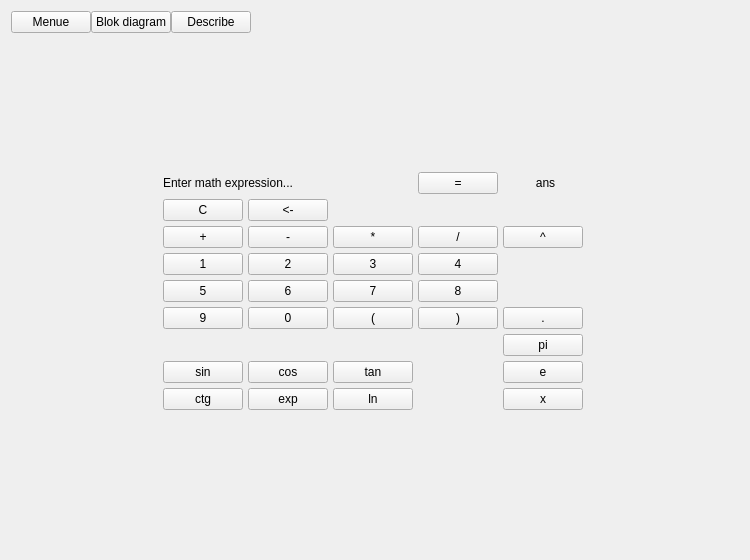
<?xml version="1.0" encoding="UTF-8"?>
<ui version="4.0">
 <class>Lab1Window</class>
 <widget class="QWidget" name="Lab1Window">
  <property name="geometry">
   <rect>
    <x>0</x>
    <y>0</y>
    <width>750</width>
    <height>560</height>
   </rect>
  </property>
  <property name="sizePolicy">
   <sizepolicy hsizetype="MinimumExpanding" vsizetype="MinimumExpanding">
    <horstretch>0</horstretch>
    <verstretch>0</verstretch>
   </sizepolicy>
  </property>
  <property name="windowTitle">
   <string>Lab 1</string>
  </property>
  <layout class="QGridLayout" name="gridLayout_2">
   <item row="0" column="0">
    <layout class="QGridLayout" name="GLRoot">
     <property name="spacing">
      <number>0</number>
     </property>
     <item row="1" column="0">
      <layout class="QGridLayout" name="GLBody">
       <property name="spacing">
        <number>0</number>
       </property>
       <item row="1" column="2">
        <spacer name="HSpacer_1">
         <property name="orientation">
          <enum>Qt::Horizontal</enum>
         </property>
         <property name="sizeHint" stdset="0">
          <size>
           <width>40</width>
           <height>20</height>
          </size>
         </property>
        </spacer>
       </item>
       <item row="1" column="0">
        <spacer name="HSpacer_2">
         <property name="orientation">
          <enum>Qt::Horizontal</enum>
         </property>
         <property name="sizeHint" stdset="0">
          <size>
           <width>40</width>
           <height>20</height>
          </size>
         </property>
        </spacer>
       </item>
       <item row="1" column="1">
        <layout class="QGridLayout" name="GLContent">
         <property name="spacing">
          <number>5</number>
         </property>
         <item row="11" column="1">
          <widget class="QPushButton" name="pBtnMathFunctionsCos">
           <property name="text">
            <string>cos</string>
           </property>
          </widget>
         </item>
         <item row="7" column="3">
          <widget class="QPushButton" name="pBtnNumberEight">
           <property name="text">
            <string>8</string>
           </property>
          </widget>
         </item>
         <item row="8" column="3">
          <widget class="QPushButton" name="pBtnManagerCloseBracket">
           <property name="text">
            <string>)</string>
           </property>
          </widget>
         </item>
         <item row="11" column="0">
          <widget class="QPushButton" name="pBtnMathFunctionsSin">
           <property name="text">
            <string>sin</string>
           </property>
          </widget>
         </item>
         <item row="8" column="2">
          <widget class="QPushButton" name="pBtnManagerOpenBracket">
           <property name="text">
            <string>(</string>
           </property>
          </widget>
         </item>
         <item row="8" column="0">
          <widget class="QPushButton" name="pBtnNumberNine">
           <property name="text">
            <string>9</string>
           </property>
          </widget>
         </item>
         <item row="6" column="1">
          <widget class="QPushButton" name="pBtnNumberTwo">
           <property name="text">
            <string>2</string>
           </property>
          </widget>
         </item>
         <item row="12" column="4">
          <widget class="QPushButton" name="pBtnVariableX">
           <property name="text">
            <string>x</string>
           </property>
          </widget>
         </item>
         <item row="5" column="1">
          <widget class="QPushButton" name="pBtnMathOperatorMinus">
           <property name="text">
            <string>-</string>
           </property>
          </widget>
         </item>
         <item row="10" column="4">
          <widget class="QPushButton" name="pBtnConstant_pi">
           <property name="text">
            <string>pi</string>
           </property>
          </widget>
         </item>
         <item row="12" column="1">
          <widget class="QPushButton" name="pBtnMathFunctionsExp">
           <property name="text">
            <string>exp</string>
           </property>
          </widget>
         </item>
         <item row="5" column="4">
          <widget class="QPushButton" name="pBtnMathOperatorPower">
           <property name="text">
            <string>^</string>
           </property>
          </widget>
         </item>
         <item row="7" column="1">
          <widget class="QPushButton" name="pBtnNumberSix">
           <property name="text">
            <string>6</string>
           </property>
          </widget>
         </item>
         <item row="8" column="4">
          <widget class="QPushButton" name="pBtnMathOperatorDecimalPoint">
           <property name="text">
            <string>.</string>
           </property>
          </widget>
         </item>
         <item row="5" column="0">
          <widget class="QPushButton" name="pBtnMathOperatorPlus">
           <property name="sizePolicy">
            <sizepolicy hsizetype="Minimum" vsizetype="Fixed">
             <horstretch>0</horstretch>
             <verstretch>0</verstretch>
            </sizepolicy>
           </property>
           <property name="text">
            <string>+</string>
           </property>
          </widget>
         </item>
         <item row="6" column="2">
          <widget class="QPushButton" name="pBtnNumberThree">
           <property name="text">
            <string>3</string>
           </property>
          </widget>
         </item>
         <item row="6" column="0">
          <widget class="QPushButton" name="pBtnNumberOne">
           <property name="text">
            <string>1</string>
           </property>
          </widget>
         </item>
         <item row="11" column="4">
          <widget class="QPushButton" name="pBtConstant_e">
           <property name="text">
            <string>e</string>
           </property>
          </widget>
         </item>
         <item row="7" column="0">
          <widget class="QPushButton" name="pBtnNumberFive">
           <property name="text">
            <string>5</string>
           </property>
          </widget>
         </item>
         <item row="12" column="2">
          <widget class="QPushButton" name="pBtnMathFunctionsLog">
           <property name="text">
            <string>ln</string>
           </property>
          </widget>
         </item>
         <item row="3" column="0">
          <widget class="QPushButton" name="pBtnManagerClear">
           <property name="text">
            <string>C</string>
           </property>
          </widget>
         </item>
         <item row="12" column="0">
          <widget class="QPushButton" name="pBtnMathFunctionsCtg">
           <property name="text">
            <string>ctg</string>
           </property>
          </widget>
         </item>
         <item row="8" column="1">
          <widget class="QPushButton" name="pBtnNumberZero">
           <property name="text">
            <string>0</string>
           </property>
          </widget>
         </item>
         <item row="7" column="2">
          <widget class="QPushButton" name="pBtnNumberSeven">
           <property name="text">
            <string>7</string>
           </property>
          </widget>
         </item>
         <item row="5" column="2">
          <widget class="QPushButton" name="pBtnMathOperatorMultiply">
           <property name="text">
            <string>*</string>
           </property>
          </widget>
         </item>
         <item row="11" column="2">
          <widget class="QPushButton" name="pBtnMathFunctionsTan">
           <property name="text">
            <string>tan</string>
           </property>
          </widget>
         </item>
         <item row="6" column="3">
          <widget class="QPushButton" name="pBtnNumberFour">
           <property name="text">
            <string>4</string>
           </property>
          </widget>
         </item>
         <item row="5" column="3">
          <widget class="QPushButton" name="pBtnMathOperatorDivide">
           <property name="text">
            <string>/</string>
           </property>
          </widget>
         </item>
         <item row="0" column="3" rowspan="3">
          <widget class="QPushButton" name="pBtnManagerCalculate">
           <property name="text">
            <string>=</string>
           </property>
          </widget>
         </item>
         <item row="0" column="0" rowspan="3" colspan="3">
          <widget class="QLabel" name="LInput">
           <property name="text">
            <string>Enter math expression...</string>
           </property>
           <property name="alignment">
            <set>Qt::AlignLeading|Qt::AlignLeft|Qt::AlignVCenter</set>
           </property>
          </widget>
         </item>
         <item row="0" column="4" rowspan="3" colspan="2">
          <widget class="QLabel" name="LOutput">
           <property name="text">
            <string>ans</string>
           </property>
           <property name="alignment">
            <set>Qt::AlignCenter</set>
           </property>
          </widget>
         </item>
         <item row="3" column="1">
          <widget class="QPushButton" name="pBtnManagerDeleteLast">
           <property name="text">
            <string>&lt;-</string>
           </property>
          </widget>
         </item>
        </layout>
       </item>
       <item row="2" column="1">
        <spacer name="VSpacer_2">
         <property name="orientation">
          <enum>Qt::Vertical</enum>
         </property>
         <property name="sizeHint" stdset="0">
          <size>
           <width>20</width>
           <height>40</height>
          </size>
         </property>
        </spacer>
       </item>
       <item row="0" column="1">
        <spacer name="VSpacer_1">
         <property name="orientation">
          <enum>Qt::Vertical</enum>
         </property>
         <property name="sizeHint" stdset="0">
          <size>
           <width>20</width>
           <height>40</height>
          </size>
         </property>
        </spacer>
       </item>
      </layout>
     </item>
     <item row="0" column="0">
      <layout class="QHBoxLayout" name="HLMenue">
       <property name="spacing">
        <number>0</number>
       </property>
       <item>
        <widget class="QPushButton" name="pBtnMenue">
         <property name="text">
          <string>Menue</string>
         </property>
        </widget>
       </item>
       <item>
        <widget class="QPushButton" name="pBtnBlokDiagram">
         <property name="text">
          <string>Blok diagram</string>
         </property>
        </widget>
       </item>
       <item>
        <widget class="QPushButton" name="pBtnDescibe">
         <property name="text">
          <string>Describe</string>
         </property>
        </widget>
       </item>
       <item>
        <spacer name="HSpacer_3">
         <property name="orientation">
          <enum>Qt::Horizontal</enum>
         </property>
         <property name="sizeHint" stdset="0">
          <size>
           <width>40</width>
           <height>20</height>
          </size>
         </property>
        </spacer>
       </item>
      </layout>
     </item>
    </layout>
   </item>
  </layout>
 </widget>
 <resources/>
 <connections/>
</ui>
